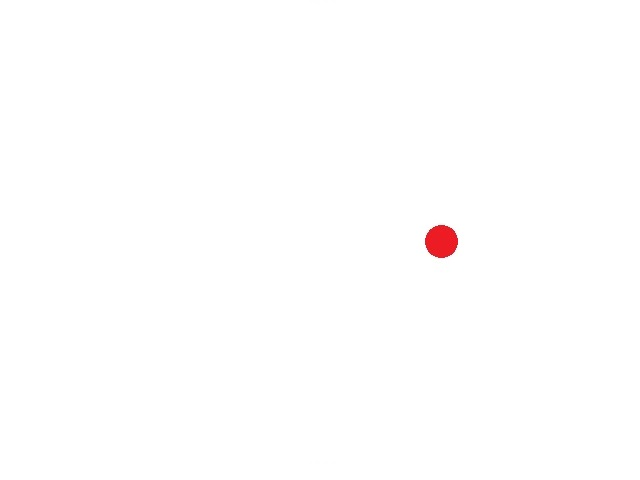
#> input picture AOI reference/Week14_hw/0609_circleCam0.jpg, 640 x 480 px, found by its file name
$ python 'Week14_練習題2_110303506.py'
#> lines starting #> are read from the running program, lines starting #| are printed output that depends on the picture; after the words box and inside, x2 and y2 are one past the last pixel; in counts of white or black regions, pixels touching at a corner belong together
import cv2
import numpy as np

def findMarker(image):
    gray = cv2.cvtColor(image, cv2.COLOR_BGR2GRAY)
    blur = cv2.GaussianBlur(gray, (5,5), 0)
    a, thr = cv2.threshold(blur, 150,250, cv2.THRESH_BINARY_INV)
    contours,_ = cv2.findContours(thr, cv2.RETR_EXTERNAL, cv2.CHAIN_APPROX_SIMPLE)
    cnt_max = max(contours, key = cv2.contourArea)
    return cnt_max

def axis(w, h, image): #draw x and y axis
    cv2.line(image, (0, int(h/2)), (w, int(h/2)), (255, 0, 0), 2)
    cv2.line(image, (int(w/2), 0), (int(w/2), h), (255, 0, 0), 2)

def point(x, y, w, h, image): #center of circle
    cv2.circle(image,(x,y),7,(0,0,255),-1)
    cv2.line(image,(int(w/2),int(h/2)),(x,y),(0,0,255),2)

def puttxt(image, text, pos_x, pos_y): #put text on image
    cv2.putText(image, text, (pos_x, pos_y), cv2.FONT_HERSHEY_SIMPLEX, 1, (0,0,255), 2, cv2.LINE_AA)

def draw_contours(image, cnt_max):
    rect = cv2.minAreaRect(cnt_max)
    box = np.int0(cv2.boxPoints(rect))
    cv2.drawContours(image, [box], 0, (0,0,255), 2)
    return int(rect[0][0]), int(rect[0][1])

def main():
    f_0 = 1000
    f_1 = 1000
    l = 30
    img_1 = cv2.imread('Week14_hw/0609_circleCam0.jpg')
#> img_1 is the input picture: shape (480, 640, 3); mean B, G, R 254.4, 254.4, 254.9
    img_2 = cv2.imread('Week14_hw/0609_circleCam1.jpg')
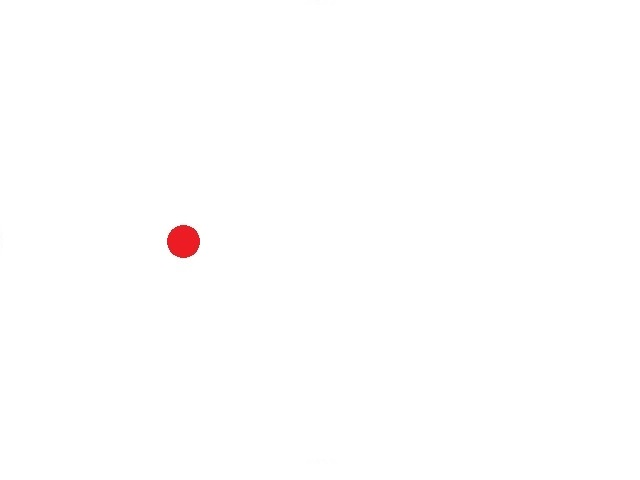
#> input picture AOI reference/Week14_hw/0609_circleCam1.jpg, 640 x 480 px, found by its file name
#> img_2 is the input picture: shape (480, 640, 3); mean B, G, R 254.4, 254.4, 254.9
    w_1 = img_1.shape[1]; h_1 = img_1.shape[0]
#> after `w_1 = img_1.shape[1]`: w_1 = 640
#> after `h_1 = img_1.shape[0]`: h_1 = 480
    w_2 = img_2.shape[1]; h_2 = img_2.shape[0]
#> after `w_2 = img_2.shape[1]`: w_2 = 640
#> after `h_2 = img_2.shape[0]`: h_2 = 480
    cntMax_1 = findMarker(img_1)
#> in findMarker, `a, thr = cv2.threshold(blur, 150,250, cv2.THRESH_BINARY_INV)`:
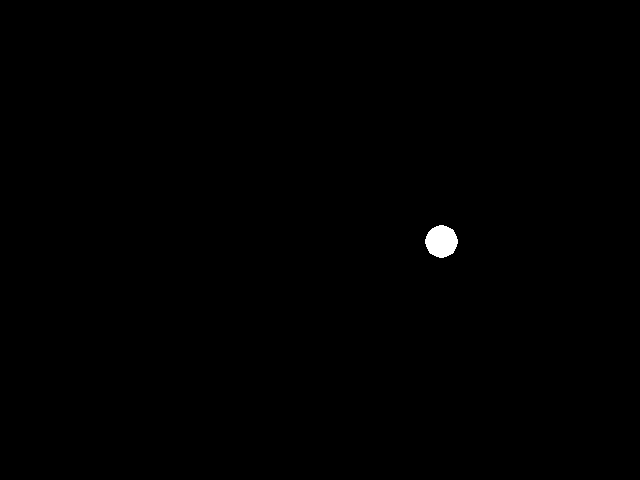
#> thr: shape (480, 640); values 0 (black) and 250 (white), 0.27% white; 1 white region
#> in findMarker, `contours,_ = cv2.findContours(thr, cv2.RETR_EXTERNAL, cv2.CHAIN_APPROX..`: contours = 1 contour; box (x1, y1, x2, y2) and area: (425, 225, 458, 258) 772
#> in findMarker, `cnt_max = max(contours, key = cv2.contourArea)`: cnt_max = contour of 68 points, box (x1, y1, x2, y2) (425, 225, 458, 258), area 772
#> cntMax_1 has the same summary as cnt_max in findMarker
    cntMax_2 = findMarker(img_2)
#> in findMarker (call 2), `a, thr = cv2.threshold(blur, 150,250, cv2.THRESH_BINARY_INV)`:
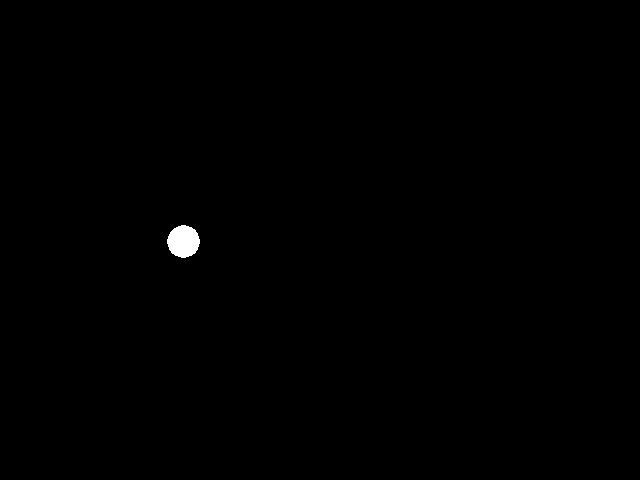
#> thr: shape (480, 640); values 0 (black) and 250 (white), 0.27% white; 1 white region
#> in findMarker (call 2), `contours,_ = cv2.findContours(thr, cv2.RETR_EXTERNAL, cv2.CHAIN_APPROX..`: contours = 1 contour; box (x1, y1, x2, y2) and area: (167, 225, 200, 258) 778
#> in findMarker (call 2), `cnt_max = max(contours, key = cv2.contourArea)`: cnt_max = contour of 56 points, box (x1, y1, x2, y2) (167, 225, 200, 258), area 778
#> cntMax_2 has the same summary as cnt_max in findMarker
    axis(w_1, h_1, img_1)
    axis(w_2, h_2, img_2)
    x_1, y_1 = draw_contours(img_1, cntMax_1)
#> in draw_contours, `rect = cv2.minAreaRect(cnt_max)`: rect = ((441, 241), (31.3, 31.3), -26.57)
#> in draw_contours, `box = np.int0(cv2.boxPoints(rect))`: box = [[434, 262], [420, 234], [448, 220], [462, 248]]
#> x_1 = 441; y_1 = 241
    x_2, y_2 = draw_contours(img_2, cntMax_2)
#> x_2 = 183; y_2 = 241
    v_x1 = np.arctan((x_1-w_1/2)/f_0)
#> v_x1 = 0.12
    v_y1 = np.arctan((y_1-h_1/2)/f_0)
#> v_y1 = 0.001
    v_x2 = np.arctan((x_2-w_2/2)/f_1)
#> v_x2 = -0.136
    v_y2 = np.arctan((y_2-h_2/2)/f_1)
#> v_y2 = 0.001
    z = l/(np.tan(v_x1)-np.tan(v_x2))
#> z = 116.3
    x = (l/2)*((np.tan(v_x1)+np.tan(v_x2))/(np.tan(v_x1)-np.tan(v_x2)))
#> x = -0.93
    text_z = f'z = {np.round(z,1)}'
#> text_z = 'z = 116.3'
    text_x = f'x = {np.round(x,1)}'
#> text_x = 'x = -0.9'
    text_f0 = f'f0 = {np.round(f_0,1)}'
    text_f1 = f'f1 = {np.round(f_1,1)}'
    puttxt(img_1, text_f0, 80, 80)
    puttxt(img_2, text_f1, 80, 80)
    puttxt(img_1, text_x, 80, 120)
    puttxt(img_1, text_z, 80, 160)
#> call 4 of puttxt, with text = 'z = 116.3', pos_x = 80, pos_y = 160
#> in puttxt (call 4), `cv2.putText(image, text, (pos_x, pos_y), cv2.FONT_HERSHEY_SIMPLEX, 1, ..`:
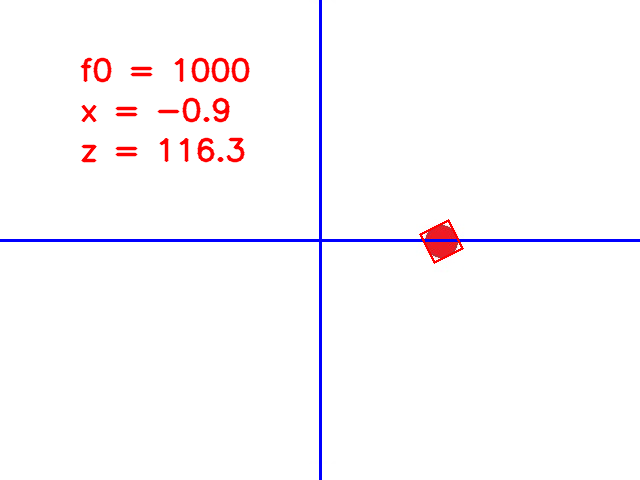
#> image: shape (480, 640, 3); mean B, G, R 252, 249.2, 252.2
    cv2.imshow('r1', img_1)
    cv2.imshow('r2', img_2)
    cv2.waitKey(0)
    cv2.destroyAllWindows()

if __name__=='__main__':
    main()
